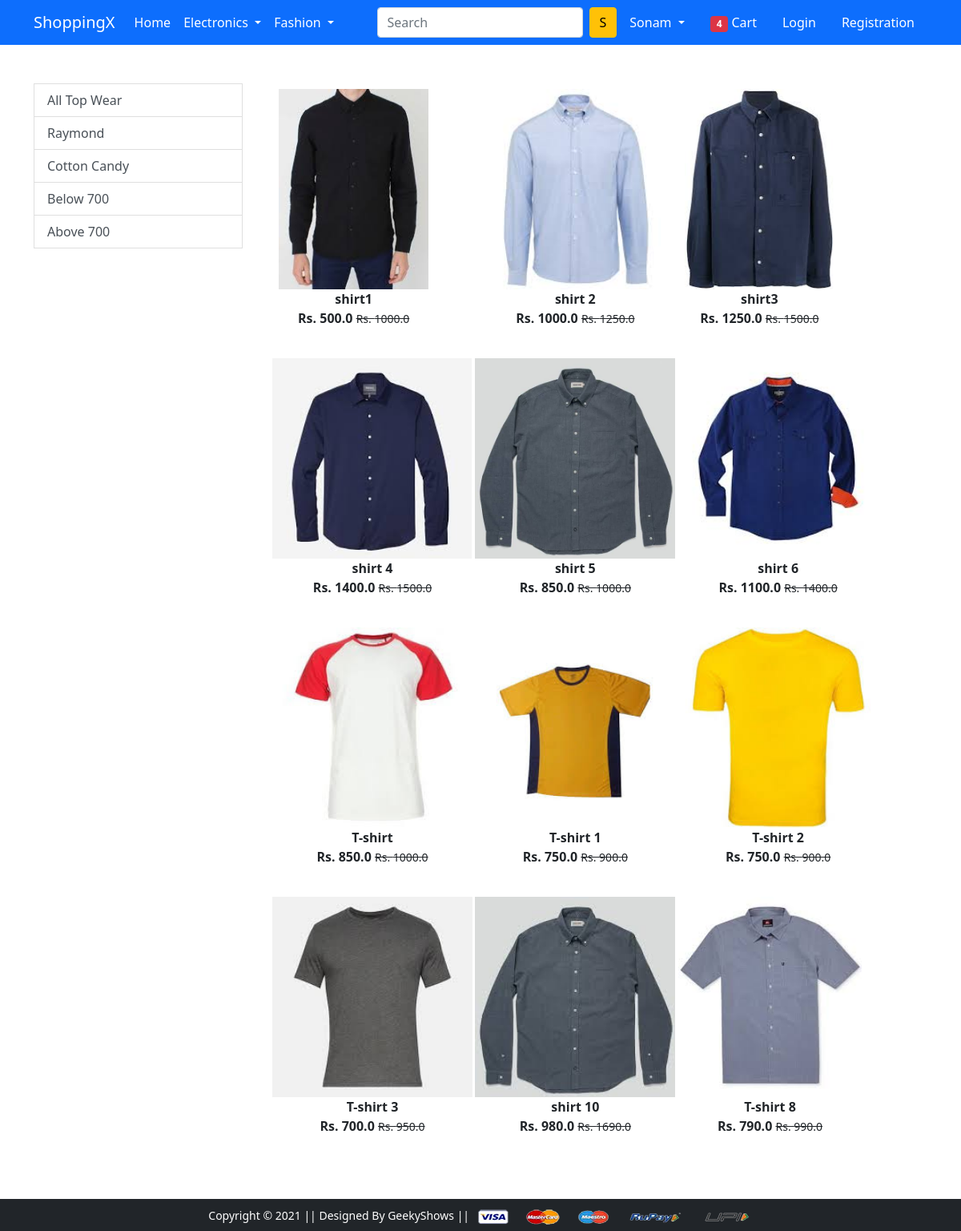
Screenshot of /topwear/ with the database file from the repository.
### app/models.py (models this page shows)
class Product(models.Model):
    title = models.CharField(max_length=100)
    selling_price = models.FloatField()
    discoounted_price = models.FloatField()
    descriptionn = models.TextField(max_length=500)
    brand = models.CharField(max_length=100)
    category = models.CharField(choices=CATEGORY_CHOICES,max_length=2)
    product_image = models.ImageField(upload_to='productimg')
    def __str__(self):
        return str(self.id)

### app/views.py (the view)
# urls.py: path('topwear/', views.topwear, name='topwear'),
def topwear(request,data=None):
    if data==None:
        topwears = Product.objects.filter(category='TW')
        print(topwears)
    elif data == 'Raymond' :
        topwears = Product.objects.filter(category='TW').filter(Q(brand ='Raymond') | Q(brand ='raymonds') | Q(brand ='raymonds'))
        print(topwears)
    elif data == 'cotton_candy':
        topwears = Product.objects.filter(category='TW').filter(brand='cotton candy')
        print(topwears)
    elif data == 'below':
        topwears = Product.objects.filter(category='TW').filter(discoounted_price__lt=700)
        print(topwears)
    elif data == 'above':
        topwears = Product.objects.filter(category='TW').filter(discoounted_price__gt=700)
        print(topwears)
    return render(request, 'app/topwear.html',{'topwears':topwears})

### app/templates/app/topwear.html (shortened to what this page needs)
{% extends 'app/base.html' %}
{% load static %}
{% block main-content %}
<div class="container my-5">
 <div class="row">
  <div class="col-sm-3">
    <a href = "{% url 'topwear' %}" class="list-group-item list-group-item-action" aria-current="true">All Top Wear</a>
    <a href = "{% url 'topweardata' 'Raymond' %}" class="list-group-item list-group-item-action" aria-current="true">Raymond</a>
    <a href = "{% url 'topweardata' 'cotton_candy' %}" class="list-group-item list-group-item-action" aria-current="true">Cotton Candy</a>
    <a href = "{% url 'topweardata' 'below' %}" class="list-group-item list-group-item-action" aria-current="true">Below 700</a>
    <a href = "{% url 'topweardata' 'above' %}" class="list-group-item list-group-item-action" aria-current="true">Above 700</a>
  </div>
  <div class="col-sm-8 ">
   <div class="row">
        {% for product in topwears %}
        <div class="col-sm-4 text-center mb-4">
            <a href="{% url 'product-detail' product.id %}" class='btn'>
                <div class="item">
                    <img src="{{product.product_image.url}}" height="250" alt="">
                    <div class="fw-bold">{{product.title}}</div>
                    <div class="fw-bold">Rs. {{product.discoounted_price}}
                        <small class="fw-light text-decoration-line-through">Rs. {{product.selling_price}}</small>
                    </div>
                </div>
            </a>
        </div>
        {% endfor %}
   </div>
  </div>
 </div>
</div>
{% endblock main-content %}

### New folder/shoppinglyx-main/shoppinglyx-main/app/templates/app/base.html (shortened to what this page needs)
<!doctype html>
{% load static %}
<html lang="en">
  <head>
    <link href="https://cdn.jsdelivr.net/npm/bootstrap@5.0.0-beta1/dist/css/bootstrap.min.css" rel="stylesheet">
    <link rel="stylesheet" href="{% static 'app/css/owl.carousel.min.css' %}">
    <link rel="stylesheet" href="{% static 'app/css/all.min.css' %}">
    <link rel="stylesheet" href="{% static 'app/css/style.css' %}">
  </head>
  <body>
    <nav class="navbar navbar-expand-lg navbar-dark bg-primary">
     <div class="container">
       <a class="navbar-brand" href="/">ShoppingX</a>
       <div class="collapse navbar-collapse" id="navbarSupportedContent">
         <ul class="navbar-nav me-auto mb-2 mb-lg-0">
           <li class="nav-item">
             <a class="nav-link active" aria-current="page" href="/">Home</a>
           </li>
           <li class="nav-item dropdown">
             <a class="nav-link dropdown-toggle text-white" href="#" id="electronicsDropdown" role="button" data-bs-toggle="dropdown" aria-expanded="false">
               Electronics
             </a>
           </li>
           <li class="nav-item dropdown">
             <a class="nav-link dropdown-toggle text-white" href="#" id="fashionDropdown" role="button" data-bs-toggle="dropdown" aria-expanded="false">
               Fashion
             </a>
           </li>
         </ul>
         <form class="d-flex">
           <input class="form-control me-2" type="search" placeholder="Search" aria-label="Search">
           <button class="btn btn-warning" type="submit">S</button>
         </form>
         <div>
          <ul class="navbar-nav me-auto mb-2 mb-lg-0">
           <li class="nav-item dropdown mx-2">
              <a class="nav-link dropdown-toggle text-white" href="#" id="profileDropdown" role="button" data-bs-toggle="dropdown" aria-expanded="false">
                Sonam
              </a>
            </li>
            <li class="nav-item mx-2">
             <a href="{% url 'add-to-cart' %}" class="nav-link text-white"><span class="badge bg-danger">4</span> Cart </a>
            </li>
            <li class="nav-item mx-2">
             <a href="{% url 'login' %}" class="nav-link text-white">Login</a>
            </li>
            <li class="nav-item mx-2">
             <a href="{% url 'customerregistration' %}" class="nav-link text-white">Registration</a>
            </li>
          </ul>
         </div>
       </div>
     </div>
    </nav>
    {% block main-content %} {% endblock main-content %}
    <footer class="container-fluid bg-dark text-center p-2 mt-5">
        <small class="text-white">Copyright &copy; 2021 || Designed By GeekyShows || </small>
        <img src="{% static 'app/images/payment.png' %}" alt="" srcset="" class="img-fluid" height="2px">
    </footer>
  </body>
</html>

### rows the page displays
Product: product_image (picture), title "shirt1", discoounted_price "500.0", selling_price "1000.0"
Product: product_image (picture), title "shirt 2", discoounted_price "1000.0", selling_price "1250.0"
Product: product_image (picture), title "shirt3", discoounted_price "1250.0", selling_price "1500.0"
Product: product_image (picture), title "shirt 4", discoounted_price "1400.0", selling_price "1500.0"
Product: product_image (picture), title "shirt 5", discoounted_price "850.0", selling_price "1000.0"
Product: product_image (picture), title "shirt 6", discoounted_price "1100.0", selling_price "1400.0"
Product: product_image (picture), title "T-shirt", discoounted_price "850.0", selling_price "1000.0"
Product: product_image (picture), title "T-shirt 1", discoounted_price "750.0", selling_price "900.0"
Product: product_image (picture), title "T-shirt 2", discoounted_price "750.0", selling_price "900.0"
Product: product_image (picture), title "T-shirt 3", discoounted_price "700.0", selling_price "950.0"
Product: product_image (picture), title "shirt 10", discoounted_price "980.0", selling_price "1690.0"
Product: product_image (picture), title "T-shirt 8", discoounted_price "790.0", selling_price "990.0"
